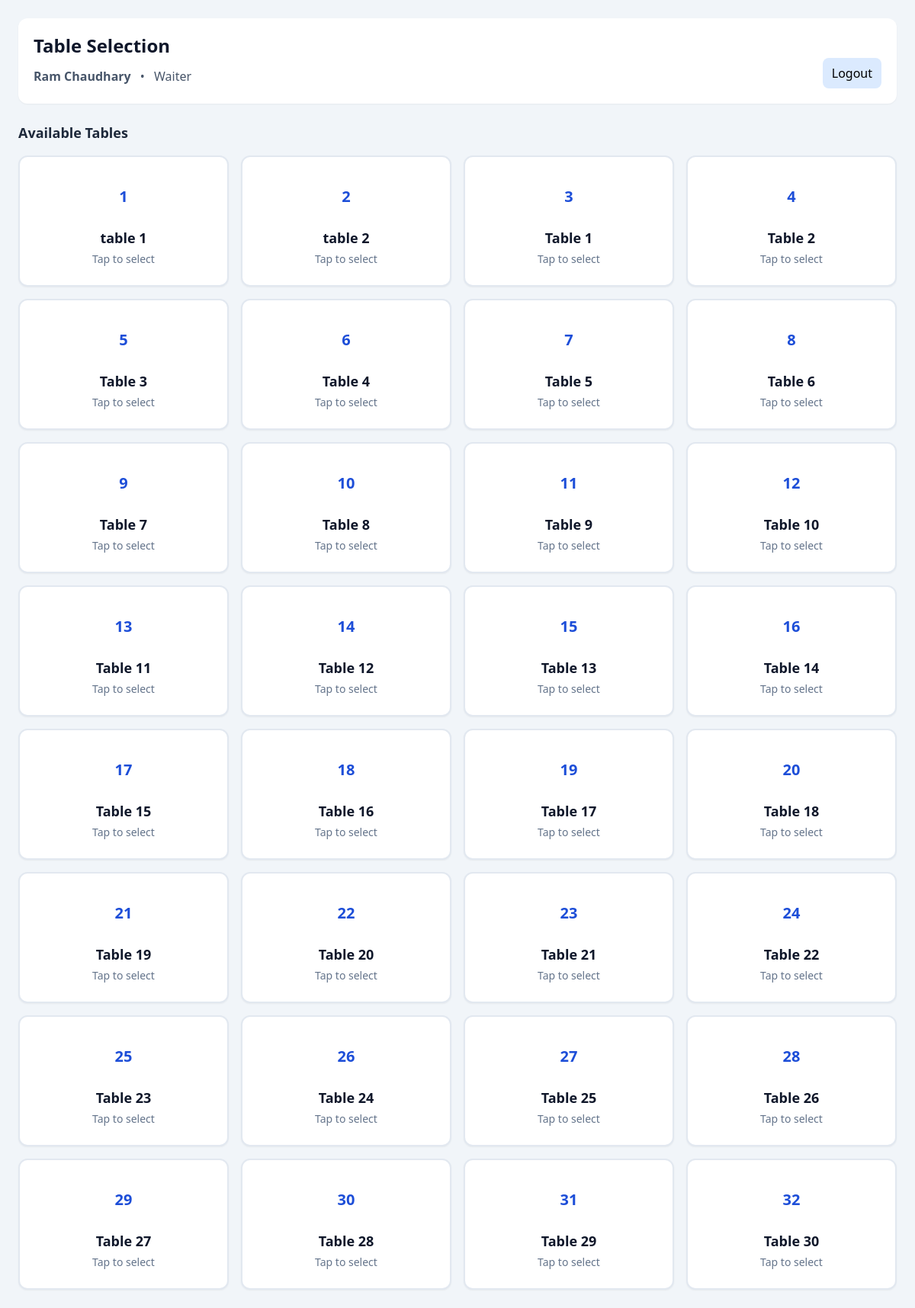
Screenshot of /orders/tables/ (signed in) with the database file from the repository.
### accounts/models.py (models this page shows)
class User(AbstractUser):
    class ROLE_CHOICES(models.TextChoices):
        WAITER = 'W', 'Waiter'
        BILLING = 'B', 'Billing'
        KITCHEN = 'K', 'Kitchen'
        OWNER = 'O', 'Owner'
    role = models.CharField(choices=ROLE_CHOICES.choices, max_length=2)

### orders/models.py (models this page shows, shortened)
class Table(models.Model):
    name = models.CharField(max_length=20)
    is_reserved = models.BooleanField(default=False, null=True)

### orders/views.py (the view)
# urls.py: path("tables/", views.tables_view, name="tables_view_url"),
@role_required([User.ROLE_CHOICES.WAITER])
def tables_view(request):
    tables = Table.objects.all()
    return render(request, "orders/tables.html", {
        'tables':tables
    })

### orders/templates/orders/tables.html (shortened to what this page needs)
<!DOCTYPE html>
<html lang="en">
<head>
    <script src="https://cdn.tailwindcss.com"></script>
</head>
<body class="bg-slate-100 min-h-screen">
    <div class="max-w-7xl mx-auto p-4 md:p-6">
        <div class="bg-white rounded-xl shadow-sm p-5 mb-6">
            <h1 class="text-2xl font-bold text-slate-900">
                Table Selection
            </h1>
            <div class="flex justify-between items-center">
                <div class="mt-2 text-slate-600">
                    <span class="font-semibold">
                        {{ request.user.first_name }} {{ request.user.last_name }}
                    </span>
                    <span class="mx-2">•</span>
                    <span>{{ request.user.get_role_display }}</span>
                </div>
                <div class="bg-blue-100 py-2 px-3 rounded-lg">
                    <a href="{% url 'logout_view_url' %}">Logout</a>
                </div>
            </div>
        </div>
        <div>
            <h2 class="text-lg font-semibold text-slate-800 mb-4">
                Available Tables
            </h2>
            <div class="grid grid-cols-2 sm:grid-cols-3 lg:grid-cols-4 xl:grid-cols-5 gap-4">
                {% for table in tables %}
                <a id="{{table.id}}" href="{% url 'menu_view_url' table.id %}" class="bg-white border-2 border-slate-200 hover:border-blue-500 hover:bg-blue-50
                          rounded-xl p-6 shadow-sm transition-all duration-200
                          focus:outline-none focus:ring-4 focus:ring-blue-300">
                    <div class="flex flex-col items-center justify-center text-center">
                        <div id="table-icon-{{table.id}}"  class="w-14 h-14 rounded-full flex items-center justify-center mb-3">
                            <span class="text-blue-700 font-bold text-xl">
                                {{ forloop.counter }}
                            </span>
                        </div>
                        <h3 class="text-lg font-bold text-slate-900">
                            {{ table.name }}
                        </h3>
                        <p class="text-sm text-slate-500 mt-1">
                            Tap to select
                        </p>
                    </div>
                </a>
                {% empty %}
                <div class="col-span-full">
                    <div class="bg-white rounded-xl p-6 text-center text-slate-500">
                        No tables available.
                    </div>
                </div>
                {% endfor %}
            </div>
        </div>
    </div>
</body>
</html>

### rows the page displays
User: user.first_name "Ram", user.last_name "Chaudhary", user.role "Waiter"
Table: name "table 1"
Table: name "table 2"
Table: name "Table 1"
Table: name "Table 2"
Table: name "Table 3"
Table: name "Table 4"
Table: name "Table 5"
Table: name "Table 6"
Table: name "Table 7"
Table: name "Table 8"
Table: name "Table 9"
Table: name "Table 10"
Table: name "Table 11"
Table: name "Table 12"
Table: name "Table 13"
Table: name "Table 14"
Table: name "Table 15"
Table: name "Table 16"
Table: name "Table 17"
Table: name "Table 18"
Table: name "Table 19"
Table: name "Table 20"
Table: name "Table 21"
Table: name "Table 22"
Table: name "Table 23"
Table: name "Table 24"
Table: name "Table 25"
Table: name "Table 26"
Table: name "Table 27"
Table: name "Table 28"
Table: name "Table 29"
Table: name "Table 30"
